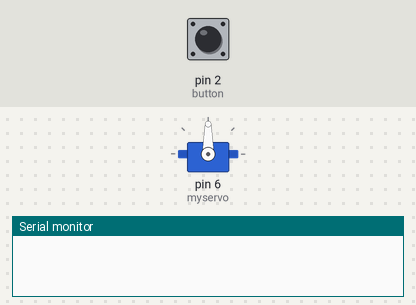
Bench run of a sketch on a simulated Arduino Uno, built with avr-gcc and run on an emulated ATmega328P. Shown: servo, the last lines printed to the serial monitor. Inputs (shaded band) come from the test bench; at power-on: pin 2 (button) HIGH.

Above: at 1.2 s.
1.3 s: pin 2 (button) pulled LOW for 0.15 s
At 1.95 s:
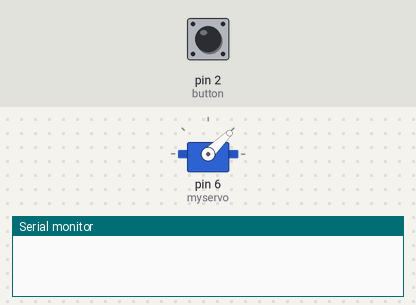
At 5.27 s:
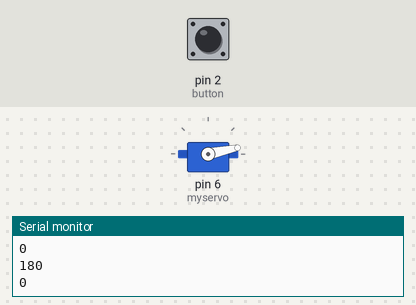
Timing chart, 0 to 13.3 s (numbered marks = the images above; inputs shaded):
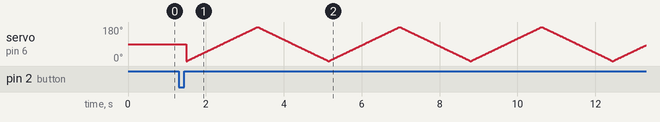

The sketch:

Servo.ino
```cpp
#include <Servo.h>

Servo myservo;  // create Servo object to control a servo
// twelve Servo objects can be created on most boards

int button = 2;
int buttonState = 0;
int pos = 0;    // variable to store the servo position
bool started = false;
bool buttonReleased = true;

void setup() {
  myservo.attach(6);  // attaches the servo on pin 9 to the Servo object
  pinMode(button, INPUT_PULLUP);
  Serial.begin(9600);
}

void loop() {
  int buttonState = digitalRead(button);

  if (!started && buttonState == 0){
    started = true;
    buttonReleased = false;
    delay(200);
  }

  if (buttonState == 1){
    buttonReleased = true;
  }

  if (started){
    for (int i =0;i<10;i++){
      for (pos=0;pos<=180; pos++){
      myservo.write(pos);
      delay(10);
    }

      for(pos=180;pos>=0;pos--){
        myservo.write(pos);
        delay(10);
      }

      Serial.println(0);
      Serial.println(180);
      Serial.println(0);
    }

    started = false;

  }
}
```
